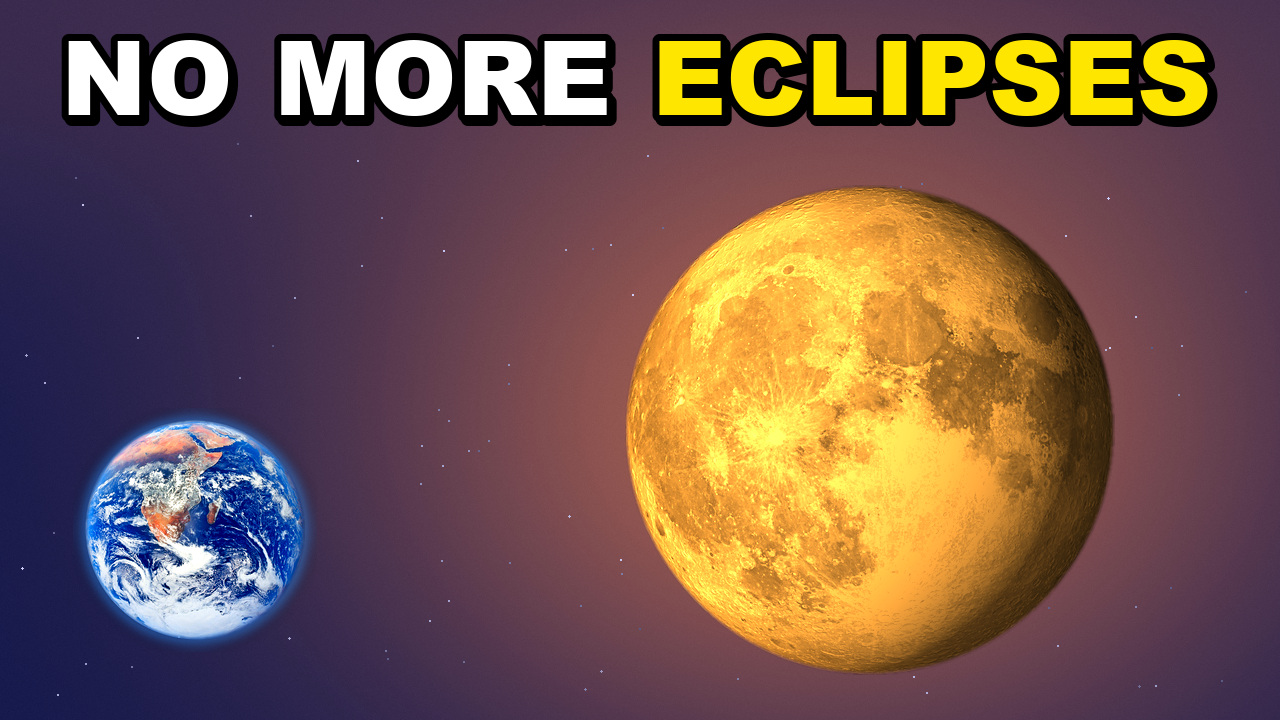
#> input picture 05_Analytics/weekly_thumb_audit/OWB/2026-11-09_evidence/designs/2fsQcea-voM_B_v01.jpg, 1280 x 720 px, given in place of e000868_moon.jpg, which was not available
$ python build_j2417_v01.py
#> lines starting #> are read from the running program, lines starting #| are printed output that depends on the picture; after the words box and inside, x2 and y2 are one past the last pixel; in counts of white or black regions, pixels touching at a corner belong together
### 00_Brand/Channel-Setup/tools/thumb_preview.py
#!/usr/bin/env python3
"""Thumbnail phone-size preview — run on every thumb BEFORE upload (25 Sep 2026 audit).

Renders each thumb at the sizes people actually see it on a phone, next to the live
channel's current thumbs if you pass them too, and writes one sheet to eyeball:

  long (16:9)   phone search row 168×94 · phone home feed 360×202
  short (9:16)  search / channel tile 110×196 · centre 16:9 crop 168×94 (Shorts list)

The test (THUMBNAIL_AND_TITLE_RULES.md): at 168×94 every hook word is readable, the one
subject is recognisable, and nothing in the centre crop is cut off. If you have to lean
in, the text is too small or too long.

Usage
  python3 thumb_preview.py long  thumb.jpg [other.jpg ...] --out /tmp/long_preview.jpg
  python3 thumb_preview.py short thumb.jpg [other.jpg ...] --out /tmp/short_preview.jpg
  python3 thumb_preview.py long  thumb.jpg --out /tmp/x.jpg --score   # + colour numbers (Packaging, 11 Oct 2026)

--score prints, per thumb, mean HSV saturation (0-255) and the near-black share (luma < 26), and
exits 1 on a FAIL (THUMBNAIL_AND_TITLE_RULES.md §2.B): long saturation below SAT_FAIL, or near-black
over 30%. Orbit's last ten longs averaged about 94-97; Astrum's top longs about 139-141 (11 Oct 2026).
HOS covers are scored on near-black only (period paper: no saturation push), with --house hos.

Needs Pillow (pip install pillow).
"""
from __future__ import annotations

import argparse
from pathlib import Path

from PIL import Image, ImageOps

SIZES = {
    "long": [("search", (168, 94)), ("home", (360, 202))],
    "short": [("tile", (110, 196)), ("centre crop", (168, 94))],
}
GAP = 12
SAT_TARGET = 120   # Orbit longs aim here (Astrum top ~139, ours ~94 on 11 Oct 2026)
SAT_FAIL = 100     # below this an Orbit long thumb FAILs the Chief / Auditor review
SAT_FAIL_PALE = 85 # --pale: a naturally pale subject (the Moon, Europa ice, Saturn); Chief notes it in the review
NEAR_BLACK_MAX = 0.30


def score(path: Path, kind: str, house: str = "owb", pale: bool = False) -> dict:
    """Colour numbers for the Packaging check (11 Oct 2026). Pillow only."""
    im = Image.open(path).convert("RGB")
    sat = Image.open(path).convert("HSV").getchannel("S")
    hist = sat.histogram()
    mean_sat = sum(i * n for i, n in enumerate(hist)) / max(1, sum(hist))
    lh = im.convert("L").histogram()
    nb = sum(lh[:26]) / max(1, sum(lh))
    fails = []
    if nb > NEAR_BLACK_MAX:
        fails.append(f"near-black {nb:.0%} > 30%")
    floor = SAT_FAIL_PALE if pale else SAT_FAIL
    if house == "owb" and kind == "long" and mean_sat < floor:
        fails.append(f"saturation {mean_sat:.0f} < {floor} (target {SAT_TARGET}+)")
    return {"file": str(path), "saturation": round(mean_sat, 1), "near_black": round(nb, 3), "fails": fails}


# [49 lines left out: functions render, main, not called in this run]


# [2 lines that do not run on import are left out]

### 02_Video-Projects/027_What-If-Earth-Stopped-Spinning/08_Thumbnail/j2417_v01/build_j2417_v01.py
#!/usr/bin/env python3
"""J2430: Build 027 arm A and B thumbnails for J2417 title+thumbnail test.
Arm A: '4 CM A YEAR' — The Moon, huge and bright, edge-lit on dark space, Earth a thin crescent at the corner.
Arm B: 'CORALS KEPT COUNT' — One fossil coral, close-up, growth lines sharp, warm light on dark ground.
"""
import hashlib
import json
import shutil
import subprocess
import sys
from pathlib import Path
import numpy as np
from PIL import Image, ImageDraw, ImageEnhance, ImageFilter, ImageFont

W, H = 1280, 720
FONT_PATH = "/System/Library/Fonts/Supplemental/Arial Black.ttf"
YELLOW = (255, 230, 0)
WHITE = (255, 255, 255)
STROKE = (8, 10, 18)

REPO = Path("/Users/benjaminoats/YouTube/orbit-with-ben")
SYS_TOOLS = REPO / "00_Brand/Channel-Setup/tools"
sys.path.insert(0, str(SYS_TOOLS))
from thumb_preview import score as score_thumb

def sha256(p: Path) -> str:
    return hashlib.sha256(p.read_bytes()).hexdigest()

def draw_top_band_text(im: Image.Image, words: list[str], yellow_words: set[str], font_size: int = 108, y: int = 32) -> list[int]:
    d = ImageDraw.Draw(im)
    font = ImageFont.truetype(FONT_PATH, font_size)
    total_w = sum(d.textlength(w, font=font) for w in words) + d.textlength(" ", font=font) * (len(words) - 1)
    x = max(44, round((W - total_w) / 2))
    x0 = x
    for i, w in enumerate(words):
        fill = YELLOW if w in yellow_words else WHITE
        d.text((x, y), w, font=font, fill=fill, stroke_width=6, stroke_fill=STROKE, anchor="lt")
        x += d.textlength(w + (" " if i < len(words) - 1 else ""), font=font)
    return [round(x0), y, round(x), y + round(font_size * 0.78)]

def build_arm_a(moon_path: Path, earth_path: Path, out_path: Path) -> dict:
    yy, xx = np.mgrid[:H, :W]
    mcx, mcy, mr = 760.0, 425.0, 275.0
    mdist = np.sqrt((xx - mcx)**2 + (yy - mcy)**2)
    halo = np.exp(-((mdist - mr * 0.85)**2) / (190.0**2))
    bg_grad = np.exp(-((xx - 680)**2 + (yy - 410)**2) / (680.0**2))

    bg = np.zeros((H, W, 3), dtype=np.float32)
    bg[:, :, 0] = 0.04 + 0.05 * bg_grad + 0.14 * halo
    bg[:, :, 1] = 0.10 + 0.12 * bg_grad + 0.30 * halo
    bg[:, :, 2] = 0.26 + 0.22 * bg_grad + 0.52 * halo

    moon_raw = Image.open(moon_path).convert("RGB")
    mbox = moon_raw.convert("L").point(lambda v: 255 if v > 15 else 0).getbbox()
    moon_crop = moon_raw.crop(mbox).resize((int(mr * 2), int(mr * 2)), Image.Resampling.LANCZOS)
    moon_crop = moon_crop.filter(ImageFilter.UnsharpMask(radius=1.8, percent=75, threshold=2))
    m_arr = np.asarray(moon_crop).astype(np.float32) / 255.0

    my, mx = np.mgrid[:int(mr * 2), :int(mr * 2)]
    nx = (mx - mr) / mr
    ny = (my - mr) / mr
    r2 = nx**2 + ny**2
    nz = np.sqrt(np.clip(1.0 - r2, 0, 1))
    dot = np.clip(-0.68 * nx - 0.15 * ny + 0.72 * nz, 0, 1)
    rim = np.clip((1.0 - nz) * np.clip(-nx + 0.25, 0, 1), 0, 1) ** 1.4
    shade = 0.18 + 0.95 * (dot ** 0.75) + 0.55 * rim

    m_lum = 0.299 * m_arr[:, :, 0] + 0.587 * m_arr[:, :, 1] + 0.114 * m_arr[:, :, 2]
    m_lum = np.power(np.clip(m_lum * 1.18, 0, 1), 0.82)
    moon_rgb = np.zeros_like(m_arr)
    moon_rgb[:, :, 0] = np.clip(m_lum * shade * 1.18 + 0.22 * rim, 0, 1)
    moon_rgb[:, :, 1] = np.clip(m_lum * shade * 1.02 + 0.18 * rim, 0, 1)
    moon_rgb[:, :, 2] = np.clip(m_lum * (0.68 * shade + 0.22) + 0.28 * rim, 0, 1)

    im = Image.fromarray((np.clip(bg, 0, 1) * 255).astype(np.uint8))
    moon_im = Image.fromarray((moon_rgb * 255).astype(np.uint8))
    moon_mask = Image.new("L", (int(mr * 2), int(mr * 2)), 0)
    ImageDraw.Draw(moon_mask).ellipse((2, 2, int(mr * 2) - 3, int(mr * 2) - 3), fill=255)
    moon_mask = moon_mask.filter(ImageFilter.GaussianBlur(1.2))
    im.paste(moon_im, (int(mcx - mr), int(mcy - mr)), moon_mask)

    earth_raw = Image.open(earth_path).convert("RGB")
    ebox = earth_raw.convert("L").point(lambda v: 255 if v > 12 else 0).getbbox()
    ed = 230
    er = ed / 2.0
    earth_crop = earth_raw.crop(ebox).resize((ed, ed), Image.Resampling.LANCZOS)
    earth_crop = ImageEnhance.Color(ImageEnhance.Brightness(earth_crop).enhance(1.35)).enhance(1.85)
    e_arr = np.asarray(earth_crop).astype(np.float32) / 255.0
    ey, ex = np.mgrid[:ed, :ed]
    enx = (ex - er) / er
    eny = (ey - er) / er
    enz = np.sqrt(np.clip(1.0 - (enx**2 + eny**2), 0, 1))
    edot = np.clip(0.82 * enx - 0.25 * eny + 0.25 * enz, 0, 1)
    ecres = (edot ** 1.35)
    erim = (np.clip(1.0 - enz, 0, 1) ** 1.8) * np.clip(enx + 0.1, 0, 1)
    e_rgb = np.zeros_like(e_arr)
    e_rgb[:, :, 0] = np.clip(e_arr[:, :, 0] * ecres * 1.1 + 0.05 + 0.25 * erim, 0, 1)
    e_rgb[:, :, 1] = np.clip(e_arr[:, :, 1] * ecres * 1.25 + 0.12 + 0.55 * erim, 0, 1)
    e_rgb[:, :, 2] = np.clip(e_arr[:, :, 2] * ecres * 1.45 + 0.26 + 0.85 * erim, 0, 1)
    earth_im = Image.fromarray((e_rgb * 255).astype(np.uint8))
    earth_mask = Image.new("L", (ed, ed), 0)
    ImageDraw.Draw(earth_mask).ellipse((2, 2, ed - 3, ed - 3), fill=255)
    earth_mask = earth_mask.filter(ImageFilter.GaussianBlur(1.0))
    im.paste(earth_im, (64, 445), earth_mask)

    hook_box = draw_top_band_text(im, ["4", "CM", "A", "YEAR"], {"4", "CM"}, font_size=110, y=30)
    im.save(out_path, quality=95, subsampling=0, optimize=True)
    return {
        "arm": "A",
        "file": out_path.name,
        "sha256": sha256(out_path),
        "title": "Earth Is Losing Its Spin (And the Moon Is Taking It)",
        "text": "4 CM A YEAR",
        "yellow_word": "4 CM",
        "source_id": "GSFC_20171208_Archive_e000868 + GSFC_20171208_Archive_e002130",
        "source_credit": "NASA (public domain)",
        "hook_box": hook_box,
        "score": score_thumb(out_path, "long"),
    }

def build_arm_b(coral_path: Path, out_path: Path) -> dict:
    src = Image.open(coral_path).convert("RGB")
    sw, sh = src.size
    arr_full = np.asarray(src).astype(np.float32) / 255.0
    r, g, b = arr_full[:, :, 0], arr_full[:, :, 1], arr_full[:, :, 2]
    warmth = np.clip((r - b) * 4.5 + (g - b) * 2.0, 0, 1)
    yy_f, xx_f = np.mgrid[:sh, :sw]
    ell = 1.0 - np.sqrt(((xx_f - sw * 0.50) / (sw * 0.44))**2 + ((yy_f - sh * 0.49) / (sh * 0.43))**2)
    top_taper = np.clip((yy_f - sh * 0.02) / (sh * 0.08), 0, 1)
    spec_raw = np.clip(((ell * 2.4) + warmth * 0.55 - 0.45) * top_taper, 0, 1)
    card_mask = ((xx_f < 720) & (yy_f > 2280)).astype(np.float32)
    spec_raw = spec_raw * (1.0 - card_mask)
    mask_im = Image.fromarray((spec_raw * 255).astype(np.uint8)).filter(ImageFilter.GaussianBlur(18))

    target_w, target_h = 900, 565
    coral_resized = src.resize((target_w, target_h), Image.Resampling.LANCZOS)
    mask_resized = mask_im.resize((target_w, target_h), Image.Resampling.LANCZOS)

    coral_sharp = coral_resized.filter(ImageFilter.UnsharpMask(radius=2.2, percent=110, threshold=2))
    c_arr = np.asarray(coral_sharp).astype(np.float32) / 255.0
    c_arr = np.power(np.clip(c_arr, 0, 1), 0.88)
    c_warm = np.zeros_like(c_arr)
    c_warm[:, :, 0] = np.clip(c_arr[:, :, 0] * 1.24 + 0.04, 0, 1)
    c_warm[:, :, 1] = np.clip(c_arr[:, :, 1] * 0.98 + 0.01, 0, 1)
    c_warm[:, :, 2] = np.clip(c_arr[:, :, 2] * 0.62, 0, 1)
    coral_final = Image.fromarray((c_warm * 255).astype(np.uint8))
    coral_final = ImageEnhance.Contrast(coral_final).enhance(1.18)
    coral_final = ImageEnhance.Color(coral_final).enhance(1.35)

    yy, xx = np.mgrid[:H, :W]
    spot = np.exp(-((xx - 640)**2 + (yy - 430)**2) / (520.0**2))
    bg = np.zeros((H, W, 3), dtype=np.float32)
    bg[:, :, 0] = 0.16 + 0.24 * spot
    bg[:, :, 1] = 0.08 + 0.12 * spot
    bg[:, :, 2] = 0.02 + 0.03 * spot
    im = Image.fromarray((np.clip(bg, 0, 1) * 255).astype(np.uint8))

    im.paste(coral_final, (round((W - target_w) / 2), 142), mask_resized)

    hook_box = draw_top_band_text(im, ["CORALS", "KEPT", "COUNT"], {"CORALS"}, font_size=90, y=38)
    im.save(out_path, quality=95, subsampling=0, optimize=True)
    return {
        "arm": "B",
        "file": out_path.name,
        "sha256": sha256(out_path),
        "title": "Earth's Day Used to Be 22 Hours (And It's Still Getting Longer)",
        "text": "CORALS KEPT COUNT",
        "yellow_word": "CORALS",
        "source_id": "File:Heliophyllum confluens (fossil coral) (Columbus Limestone, Middle Devonian; Delaware County, Ohio, USA).jpg",
        "source_credit": "James St. John / Wikimedia Commons (CC BY 2.0)",
        "hook_box": hook_box,
        "score": score_thumb(out_path, "long"),
    }

def main():
    in_dir = Path("/private/tmp/j2430_inputs")
    earth_src = Path("/Users/benjaminoats/_desk/J1823/inputs/GSFC_20171208_Archive_e002130.jpg")
    nas_dir = Path("/Volumes/data/studio-live/orbit-with-ben/02_Video-Projects/027_What-If-Earth-Stopped-Spinning/08_Thumbnail/j2417_v01")
    local_dir = REPO / "02_Video-Projects/027_What-If-Earth-Stopped-Spinning/08_Thumbnail/j2417_v01"
    stage = Path("/private/tmp/j2430_out/027")
    stage.mkdir(parents=True, exist_ok=True)

    a_file = stage / "027_j2417_A_4_cm_a_year_v01.jpg"
    b_file = stage / "027_j2417_B_corals_kept_count_v01.jpg"
    res_a = build_arm_a(in_dir / "e000868_moon.jpg", earth_src, a_file)
#> in build_arm_a, moon_raw is the input picture: PIL image 1280x720 RGB; mean R, G, B 116, 86.1, 77.4
#> in build_arm_a, `mbox = moon_raw.convert("L").point(lambda v: 255 if v > 15 else 0).get..`: mbox = (0, 0, 1280, 720)
#> in build_arm_a, `ImageDraw.Draw(moon_mask).ellipse((2, 2, int(mr * 2) - 3, int(mr * 2) ..`:
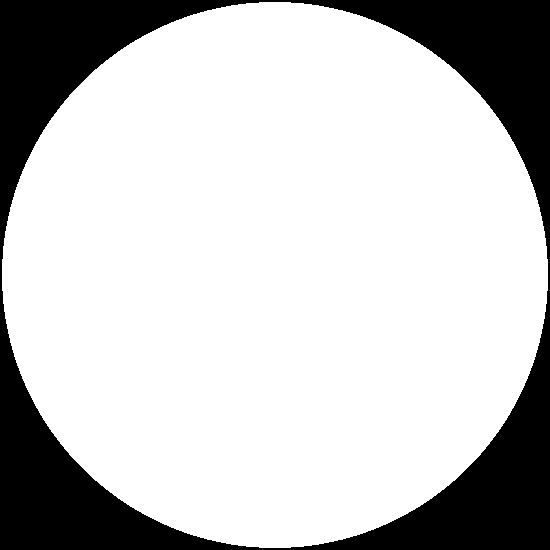
#> moon_mask: PIL image 550x550 L; 77.4% white; 1 black region, box (x1, y1, x2, y2) and area: (0, 0, 550, 550) 68464
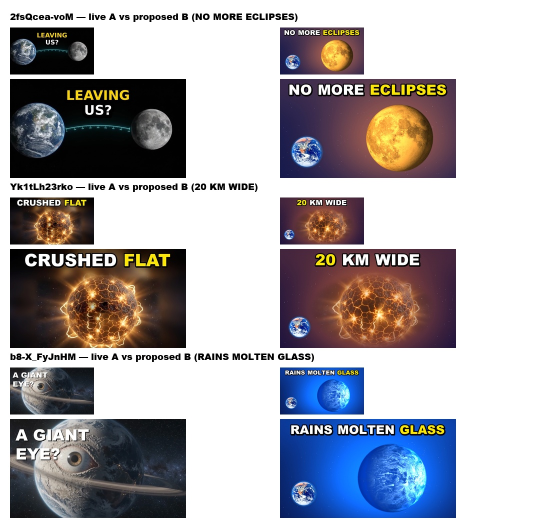
#> input picture 05_Analytics/weekly_thumb_audit/OWB/2026-11-09_evidence/designs/PHONE_SHEET_v01.jpg, 1100 x 1050 px, given in place of GSFC_20171208_Archive_e002130.jpg, which was not available (shown at 1/2 size)
#> in build_arm_a, earth_raw is the input picture: PIL image 1100x1050 RGB; mean R, G, B 172.5, 170.3, 175.3
#> in build_arm_a, `ebox = earth_raw.convert("L").point(lambda v: 255 if v > 12 else 0).ge..`: ebox = (0, 0, 1100, 1050)
#> in build_arm_a, `im.paste(earth_im, (64, 445), earth_mask)`:
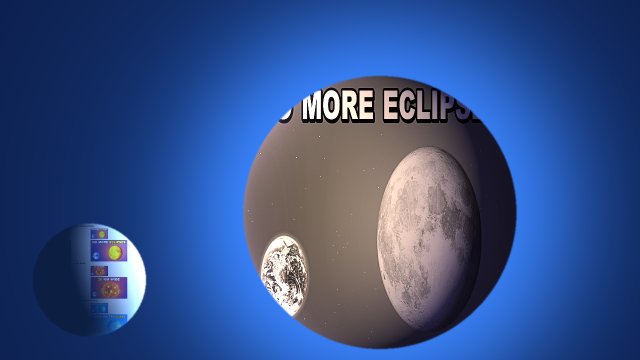
#> im: PIL image 1280x720 RGB (shown at 1/2 size); mean R, G, B 53.7, 79.6, 134.8
#> in draw_top_band_text, `total_w = sum(d.textlength(w, font=font) for w in words) + d.textlengt..`: total_w = 710.2
#> in draw_top_band_text, `x = max(44, round((W - total_w) / 2))`: x = 285
#> the loop in draw_top_band_text, `for i, w in enumerate(words):` made 4 passes
#> x on passes 1 to 4: 390, 596.6, 706.9, 995.2
#> after the loop in draw_top_band_text, `for i, w in enumerate(words):`: x = 995.2
#> in build_arm_a, `hook_box = draw_top_band_text(im, ["4", "CM", "A", "YEAR"], {"4", "CM"..`: hook_box = [285, 30, 995, 116]
#> in score, `sat = Image.open(path).convert("HSV").getchannel("S")`:
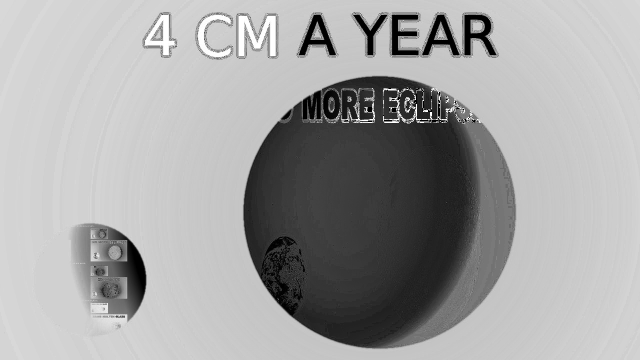
#> sat: PIL image 1280x720 L (shown at 1/2 size); min 0, max 255, mean 162.6
#> in score, `hist = sat.histogram()`: hist = 256 values, max 51761 at index 197, min 30 at index 243, mean 3600
#> in score, `mean_sat = sum(i * n for i, n in enumerate(hist)) / max(1, sum(hist))`: mean_sat = 162.6
#> in score, `lh = im.convert("L").histogram()`: lh = 256 values, max 23875 at index 36, min 207 at index 235, mean 3600
#> in score, `nb = sum(lh[:26]) / max(1, sum(lh))`: nb = 0.0574
#> res_a = 10 items
    res_b = build_arm_b(in_dir / "coral_1.jpg", b_file)
#> in build_arm_b, `coral_sharp = coral_resized.filter(ImageFilter.UnsharpMask(radius=2.2,..`:
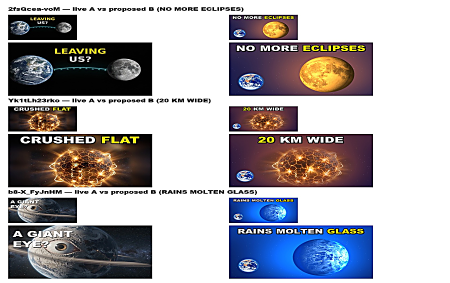
#> coral_sharp: PIL image 900x565 RGB (shown at 1/2 size); mean R, G, B 171.1, 168.9, 174
#> in build_arm_b, `c_warm[:, :, 2] = np.clip(c_arr[:, :, 2] * 0.62, 0, 1)`:
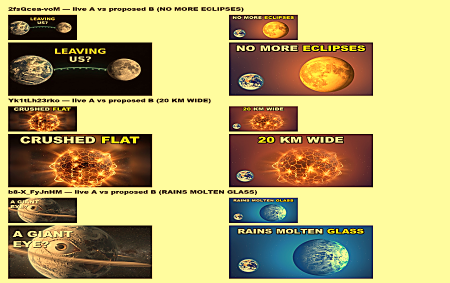
#> c_warm: shape (565, 900, 3) float32 (shown at 1/2 size); mean R, G, B 0.725, 0.672, 0.432
#> in build_arm_b, `coral_final = ImageEnhance.Color(coral_final).enhance(1.35)`:
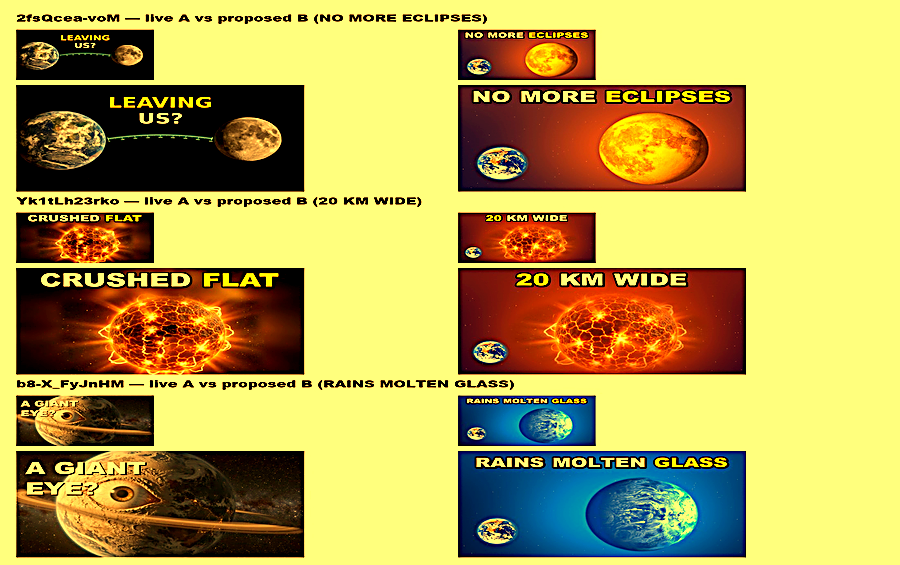
#> coral_final: PIL image 900x565 RGB; mean R, G, B 183.2, 166.1, 82.7
#> the loop in draw_top_band_text (call 2), `for i, w in enumerate(words):` made 3 passes
#> x on passes 1 to 3: 547, 800.7, 1122.6
#> in build_arm_b, `hook_box = draw_top_band_text(im, ["CORALS", "KEPT", "COUNT"], {"CORAL..`: hook_box = [157, 38, 1123, 108]
#> res_b = 10 items

    preview_sheet = stage / "027_j2417_preview_sheet_v01.jpg"
    cmd = [
        sys.executable,
        str(SYS_TOOLS / "thumb_preview.py"),
        "long",
        str(a_file),
        str(b_file),
        "--out",
        str(preview_sheet),
        "--score",
    ]
#> (the run stopped early here; a loop or call above may not have finished)
